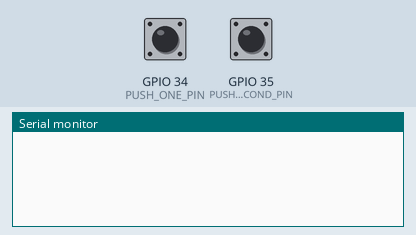
Recording of a program running on a simulated ESP32. Parts: the last lines printed to the serial monitor. The test bench sets the inputs (shaded band); at power-on: GPIO 34 (PUSH_ONE_PIN) LOW, GPIO 35 (PUSH_SECOND_PIN) LOW. Nothing arrives over Bluetooth unless stated; a phone connects over Bluetooth LE 3 s after start.

Above: at 1.2 s.
1.3 s: GPIO 34 (PUSH_ONE_PIN) pulled HIGH for 0.15 s
At 2.1 s:
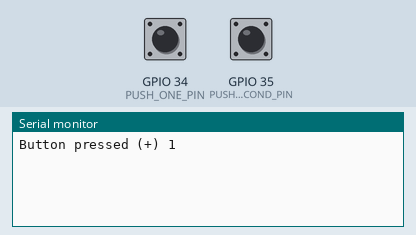
2.9 s: GPIO 35 (PUSH_SECOND_PIN) pulled HIGH for 0.15 s
At 3.3 s:
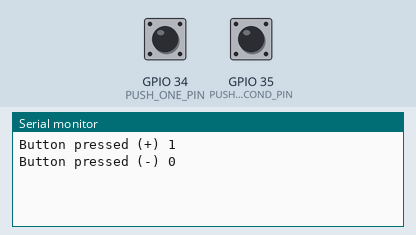
4.5 s: GPIO 35 (PUSH_SECOND_PIN) pulled HIGH for 1 s
At 5.8 s:
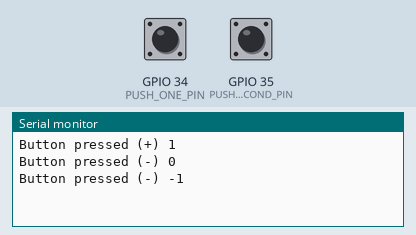
7.0 s: GPIO 34 (PUSH_ONE_PIN) pulled HIGH for 1 s
At 7.7 s:
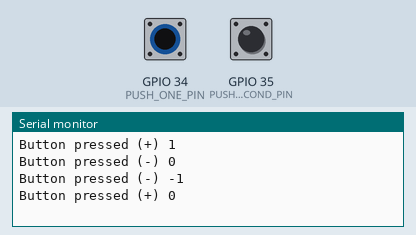
Timing chart, 0 to 10.0 s (numbered marks = the images above; inputs shaded):
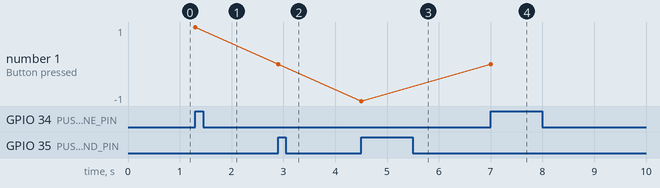

Measured:
- after the input at 1.3 s, the serial monitor: prints a new line at once (image 1)
- after the input at 2.9 s, the serial monitor: prints a new line at once (image 2)
- after the input at 4.5 s, the serial monitor: prints a new line at once (image 3)
- after the input at 7.0 s, the serial monitor: prints a new line at once (image 4)
- plotted number 1: 1 → 0 after the input at 2.9 s, 0 → -1 after the input at 4.5 s, -1 → 0 after the input at 7.0 s

The program:

main.cpp
```cpp
#include <Arduino.h>
// #include <BLEDevice.h>
// #include <BLEUtils.h>
// #include <BLEServer.h>

// #define SERVICE_UUID        "4fafc201-1fb5-459e-8fcc-c5c9c331914b"
// #define CHARACTERISTIC_UUID "beb5483e-36e1-4688-b7f5-ea07361b26a8"
// #define PUSH_ONE_PIN        4

#include "./headers/ButtonHandler.h"
#include "./headers/BLEHandler.h"
#include "./headers/Config.h"

// Instancias de las clases
BLEHandler bleHandler;
ButtonHandler buttonHandler;

void setup() {
  Serial.begin(9600);
  pinMode(PUSH_ONE_PIN, INPUT);
  pinMode(PUSH_SECOND_PIN, INPUT);

  bleHandler.setupBLE();
}

void loop() {
  delay(100);
  buttonHandler.checkButton();
}
```

BLEHandler.cpp
```cpp
#include "./headers/BLEHandler.h"
#include "./headers/Config.h"

BLECharacteristic *pCharacteristic;  // Definición de pCharacteristic

class MyCallbacks: public BLECharacteristicCallbacks {
    void onWrite(BLECharacteristic *pCharacteristic) {
        // Aquí puedes manejar la escritura en la característica
    }
};

void BLEHandler::setupBLE() {
    BLEDevice::init("ESP32 BLE example");
    BLEServer *pServer = BLEDevice::createServer();
    BLEService *pService = pServer->createService(SERVICE_UUID);

    pCharacteristic = pService->createCharacteristic(
                                     CHARACTERISTIC_UUID,
                                     BLECharacteristic::PROPERTY_READ |
                                     BLECharacteristic::PROPERTY_WRITE
                                   );

    pCharacteristic->setCallbacks(new MyCallbacks());
    pCharacteristic->setValue("Hello World");
    pService->start();

    BLEAdvertising *pAdvertising = pServer->getAdvertising();
    pAdvertising->start();
}
```

ButtonHandler.cpp
```cpp
#include <Arduino.h>
#include "./headers/ButtonHandler.h"
#include "./headers/BLEHandler.h"
#include "./headers/Config.h"

ButtonHandler::ButtonHandler() : counter(0) {}

void ButtonHandler::checkButton() {
    int buttonState = digitalRead(PUSH_ONE_PIN);
    // sprintf(output, "1 => %d", buttonState);
    // Serial.println(output);
    // Serial.println(buttonState);
    if (buttonState == HIGH) {
        counter++;
        sprintf(buffer, "Button pressed (+) %d", counter);
        Serial.println(buffer);
        pCharacteristic->setValue(buffer);
        pCharacteristic->notify();
        delay(1000); // Evita múltiples conteos por un solo pulso del botón
    }
    int secondState = digitalRead(PUSH_SECOND_PIN);
    // sprintf(output, "2 => %d", secondState);
    // Serial.println(output);
    if (secondState == HIGH) {
        counter--;
        sprintf(buffer, "Button pressed (-) %d", counter);
        Serial.println(buffer);
        pCharacteristic->setValue(buffer);
        pCharacteristic->notify();
        delay(1000); // Evita múltiples conteos por un solo pulso del botón
    }
}
```

BLEHandler.h
```cpp
#ifndef BLEHANDLER_H
#define BLEHANDLER_H

#include <BLEDevice.h>
#include <BLEUtils.h>
#include <BLEServer.h>

extern BLECharacteristic *pCharacteristic;  // Declaración externa de pCharacteristic

class BLEHandler {
public:
    void setupBLE();
};

#endif // BLEHANDLER_H
```

ButtonHandler.h
```cpp
#ifndef BUTTONHANDLER_H
#define BUTTONHANDLER_H

class ButtonHandler {
public:
    ButtonHandler();
    void checkButton();

private:
    int counter;
    char buffer[50];
    char output[50];
};

#endif // BUTTONHANDLER_H
```

Config.h
```cpp
#ifndef CONFIG_H
#define CONFIG_H

#define SERVICE_UUID        "4fafc201-1fb5-459e-8fcc-c5c9c331914b"
#define CHARACTERISTIC_UUID "beb5483e-36e1-4688-b7f5-ea07361b26a8"
#define PUSH_ONE_PIN 34
#define PUSH_SECOND_PIN 35

#endif // CONFIG_H
```
